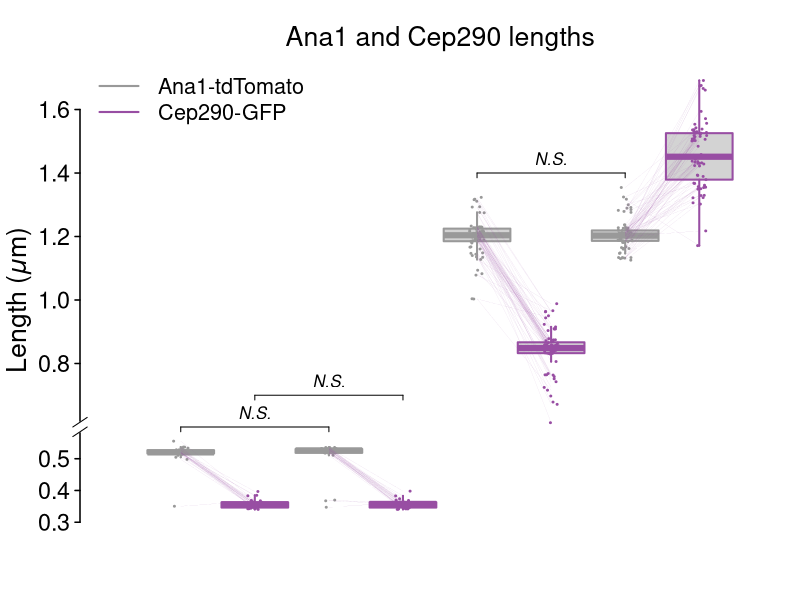

Generate this figure with R:
png(filename="fig1.png", width=7, height=6,units="in", res=600)

library(RColorBrewer)
library(plotrix)

addNoise <- function(mtx) {
    if (!is.matrix(mtx)) {
        mtx <- matrix(mtx, byrow=TRUE, nrow=1)
    }
    random.stuff <- matrix(runif(prod(dim(mtx)), min=-0.0001, max=0.03), 
                           nrow=dim(mtx)[1])
    return(random.stuff + mtx)
}

df <- read.csv('fig1quantification.csv', header=TRUE)
df <- cbind(df[,2], df[,1], df[,4], df[,3], df[,6], df[,5], df[,8], df[,7])

df <- addNoise(df)

cols <- brewer.pal(9,"Set1")[c(9,4)]

par(bty="n",
    mar=c(3, 4, 3, 0),  # plot margins b-l-t-r
    las=1,              # horizontal labels
    tcl=-.25,           # tick length
    font.main=1,        # plain font
    mgp=c(2.5, 0.5, 0),  # axis spacings
    cex.lab=1.6,
    cex.axis=1.4,
    ps=12
)

xat <- c(0.5, 1, 1.5, 2, 2.5, 3, 3.5, 4)

b <- boxplot(df,
             xaxt="n",       # no x-axis
             yaxt="n",
             boxwex=0.45,    # boxwidth
             lty=1,          # line type, 1 = solid
             staplewex=0,    # no staples
             ylim=c(0.3, 1.7),
             at=xat,
             border=cols,
             lwd=2,
             outline=FALSE)

stripchart(apply(df, 2, as.list),
           vertical=TRUE,
           method="jitter",
           add=TRUE,
           pch=20,
           cex=0.4,
           col=cols,
           at=xat,
           jitter=0.05)

title("Ana1 and Cep290 lengths", font.main=1, cex.main=1.6, line=0.7)
title(ylab=expression(paste("Length (",italic("μ"), "m)", sep="")), line=2.2)

tlab=c(1.6, 3.7)+0.2

axis(2, at=c(0.3, 0.4, 0.5, 0.8, 1, 1.2, 1.4, 1.6),
     labels=TRUE, col.ticks=1, lwd=1.5, lwd.ticks=1.5)

temp.labels = c("Ana1-tdTomato", "Cep290-GFP")
legend("topleft", cex=1.3, col=cols, lty=1, lwd=2, temp.labels, bty="n")

offset <- 0.015

segments(xat[1], df[,1], xat[2], df[,2], lwd=0.05, col=cols[2])
segments(xat[3], df[,3], xat[4], df[,4], lwd=0.05, col=cols[2])
segments(xat[5], df[,5], xat[6], df[,6], lwd=0.05, col=cols[2])
segments(xat[7], df[,7], xat[8], df[,8], lwd=0.05, col=cols[2])

axis.break(axis=2, breakpos=0.6)

yat <- 0.6
lines(c(xat[1], xat[3]), c(yat, yat))
lines(c(xat[1], xat[1]), c(yat-offset, yat))
lines(c(xat[3], xat[3]), c(yat-offset, (yat)))
text((xat[1] + xat[3])/2, yat+3*offset, expression(italic('N.S.')), cex=1)

yat <- 0.7
lines(c(xat[2], xat[4]), c(yat, yat))
lines(c(xat[2], xat[2]), c(yat-offset, yat))
lines(c(xat[4], xat[4]), c(yat-offset, yat))
text((xat[2] + xat[4])/2, yat+3*offset, expression(italic('N.S.')), cex=1, xpd=NA)

yat <- 1.4
lines(c(xat[5], xat[7]), c(yat, yat))
lines(c(xat[5], xat[5]), c(yat-offset, yat))
lines(c(xat[7], xat[7]), c(yat-offset, (yat)))
text((xat[5] + xat[7])/2, yat+3*offset, expression(italic('N.S.')), cex=1)

dev.off()



